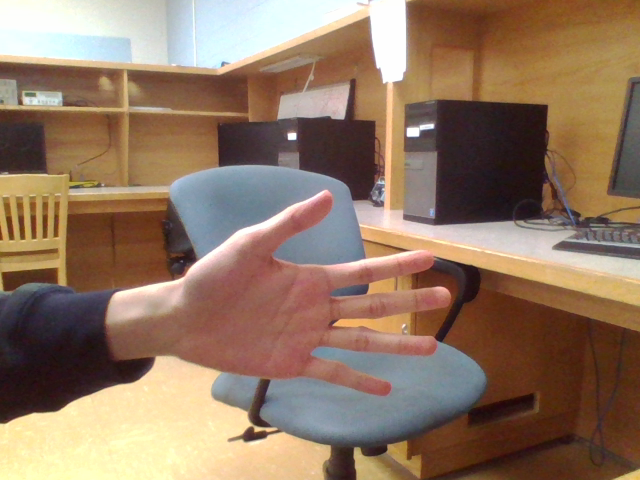
#> input picture RockPaperScissors/sample_paper.png, 640 x 480 px, given in place of the camera
$ python RockPaperScissors.py   (older library calls are emulated)
#> lines starting #> are read from the running program, lines starting #| are printed output that depends on the picture
#Code Written by Ryan Lau and John Anderson

import cv2
import numpy as np
import time
from matplotlib import pyplot as plt

import math

import cv2

def calculateFingers(res,drawing):  # -> finished bool, cnt: finger count
    #  convexity defect
    hull = cv2.convexHull(res, returnPoints=False)
    if len(hull) > 3:
        defects = cv2.convexityDefects(res, hull)
        if type(defects) != type(None):  # avoid crashing.   (BUG not found)

            cnt = 0
            for i in range(defects.shape[0]):  # calculate the angle
                s, e, f, d = defects[i][0]
                start = tuple(res[s][0])
                end = tuple(res[e][0])
                far = tuple(res[f][0])
                a = math.sqrt((end[0] - start[0]) ** 2 + (end[1] - start[1]) ** 2)
                b = math.sqrt((far[0] - start[0]) ** 2 + (far[1] - start[1]) ** 2)
                c = math.sqrt((end[0] - far[0]) ** 2 + (end[1] - far[1]) ** 2)
                angle = math.acos((b ** 2 + c ** 2 - a ** 2) / (2 * b * c))  # cosine theorem
                if angle <= math.pi / 2:  # angle less than 90 degree, treat as fingers
                    cnt += 1
                    cv2.circle(drawing, far, 8, [211, 84, 0], -1)
            return True, cnt
    return False, 0

def calculateHand(img):
    _,contours, hierarchy = cv2.findContours(img, cv2.RETR_TREE, cv2.CHAIN_APPROX_SIMPLE)
    length = len(contours)
    maxArea = -1
    if length > 0:
        for i in range(length):  # find the biggest contour (according to area)
            temp = contours[i]
            area = cv2.contourArea(temp)
            if area > maxArea:
                maxArea = area
                ci = i

        res = contours[ci]
        hull = cv2.convexHull(res)
        drawing = np.zeros(img.shape+(3,), np.uint8)
        cv2.drawContours(drawing, [res], 0, (0, 255, 0), 2)
        cv2.drawContours(drawing, [hull], 0, (0, 0, 255), 3)

        isFinishCal,cnt = calculateFingers(res,drawing)
        text = ""
        if cnt == 0:
            text = "Rock"
        elif cnt == 1:
            text = "Scissors"
        elif cnt == 4:
            text = "Paper"
        else:
            text = "Unknown"

        return text
    return "Unknown"

cam = cv2.VideoCapture(0)
rectkernel = cv2.getStructuringElement(cv2.MORPH_RECT,(9,9))
ret, frame = cam.read()
#> frame is the input picture: shape (480, 640, 3); mean B, G, R 98.7, 119.5, 145.4
line = np.full((frame.shape[0],4,3),128)


k = cv2.waitKey(1)
#> (key Esc is pressed here)
while k%256 != 27:
    #take first frame
    k = cv2.waitKey(1)
    ret, frame = cam.read()
    frame = np.hsplit(frame,2)
    completeframe = np.hstack((frame[0],line,frame[1]))
    cv2.imshow('test' , np.array(completeframe, dtype = np.uint8 ) )


cv2.destroyAllWindows()

ret, oldframe = cam.read()
fgbg2 = cv2.createBackgroundSubtractorMOG2(0,50)
fgmask2 = fgbg2.apply(oldframe)
#> fgmask2: shape (480, 640); every value is 127


while True:
    ret, frame = cam.read()
    fgmask2 = fgbg2.apply(frame, 0)
#> fgmask2: shape (480, 640); every value is 0
    masked = cv2.bitwise_and(frame, frame, mask=fgmask2) #Perform background subtraction
#> masked: shape (480, 640, 3); every value is 0
    #cv2.imshow("masked applied",masked)


    gs = cv2.cvtColor(masked,cv2.COLOR_RGB2GRAY) #Perform Grayscale Operation
    #cv2.imshow("Gscale", gs)
    ret, Thold = cv2.threshold(gs, 31, 255, cv2.THRESH_BINARY) #Perform Thresholding
    #cv2.imshow("Threshold", Thold)
    Medianed = cv2.medianBlur(Thold, 9) #Perform Median Filter
    #cv2.imshow("median", Medianed)
    closing = cv2.morphologyEx(Medianed, cv2.MORPH_CLOSE, rectkernel) #Perform Closing Operation
    #cv2.imshow("closing", closing)

    orgrighthalf , orglefthalf= np.hsplit(frame,2) #Split Frame into two halves
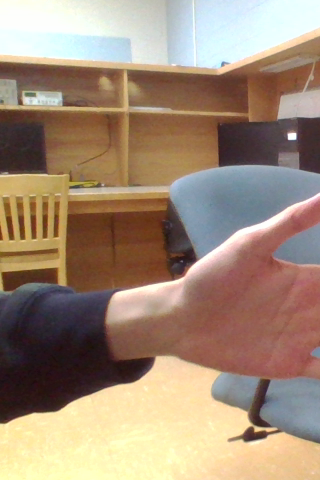
#> orgrighthalf: shape (480, 320, 3); mean B, G, R 119.4, 139.5, 161.6
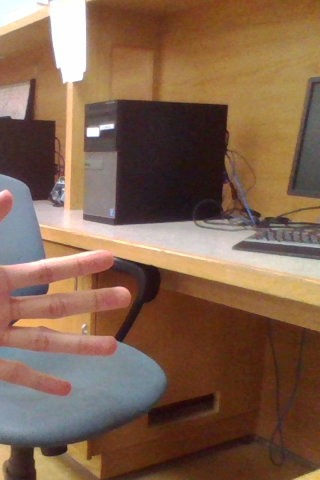
#> orglefthalf: shape (480, 320, 3); mean B, G, R 78.1, 99.5, 129.2
    righthalf ,lefthalf = np.hsplit(closing,2)
#> righthalf: shape (480, 320); every value is 0

	#Add text identifying hand
    completeframe = np.hstack((orgrighthalf,line,orglefthalf))
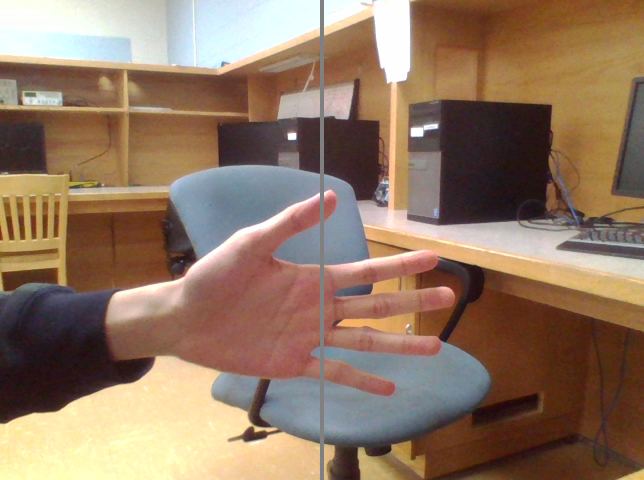
#> completeframe: shape (480, 644, 3) int64; mean B, G, R 98.9, 119.6, 145.3
    cv2.putText(completeframe, #target image
            calculateHand(righthalf), #text
            (175, 400), #position
            cv2.FONT_HERSHEY_DUPLEX,
            1.0,
            (118, 185, 0), #font color
            2);
#> in calculateHand, `_,contours, hierarchy = cv2.findContours(img, cv2.RETR_TREE, cv2.CHAIN..`: contours = []
#> in calculateHand, `length = len(contours)`: length = 0
#> (the run stopped early here; a loop or call above may not have finished)

$ run again, on RockPaperScissors/opencv_frame_0.png
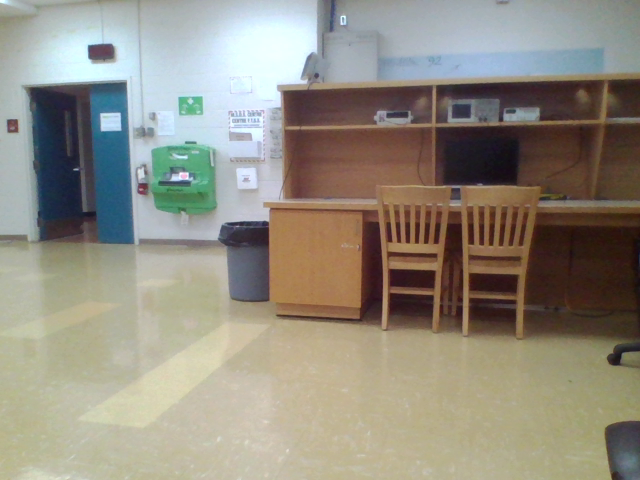
#> input picture RockPaperScissors/opencv_frame_0.png, 640 x 480 px, given in place of the camera
#> frame is the input picture: shape (480, 640, 3); mean B, G, R 128.9, 141.4, 146.3
#> masked: shape (480, 640, 3); every value is 0
#> `orgrighthalf , orglefthalf= np.hsplit(frame,2)`:
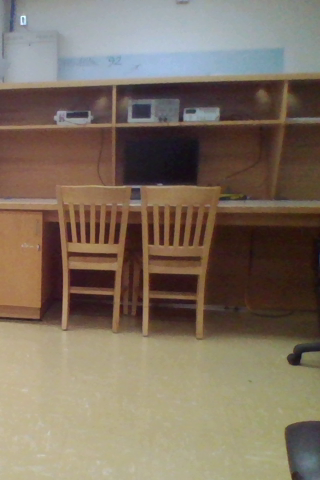
#> orglefthalf: shape (480, 320, 3); mean B, G, R 96.9, 112.5, 126.3
#> righthalf: shape (480, 320); every value is 0
#> `completeframe = np.hstack((orgrighthalf,line,orglefthalf))`:
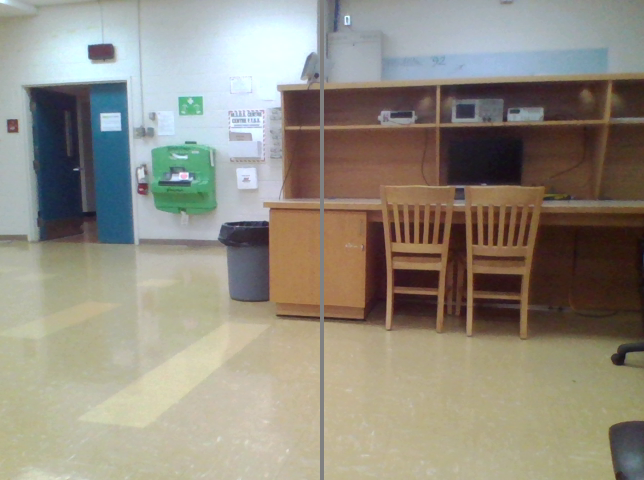
#> completeframe: shape (480, 644, 3) int64; mean B, G, R 128.9, 141.3, 146.2
#> contours = []
#> length = 0

$ run again, on RockPaperScissors/opencv_frame_1.png
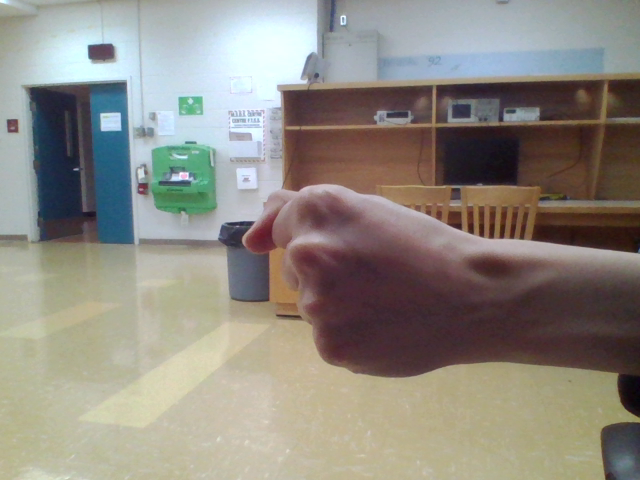
#> input picture RockPaperScissors/opencv_frame_1.png, 640 x 480 px, given in place of the camera
#> frame is the input picture: shape (480, 640, 3); mean B, G, R 129.7, 138.1, 142.8
#> masked: shape (480, 640, 3); every value is 0
#> `orgrighthalf , orglefthalf= np.hsplit(frame,2)`:
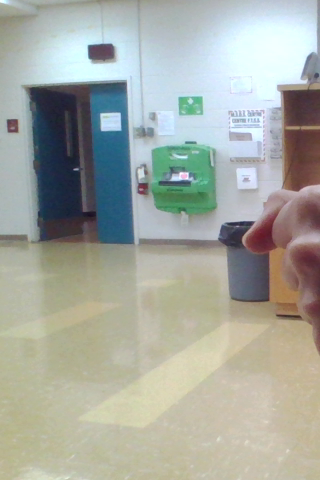
#> orgrighthalf: shape (480, 320, 3); mean B, G, R 161.3, 169.6, 165.5
#> `orgrighthalf , orglefthalf= np.hsplit(frame,2)`:
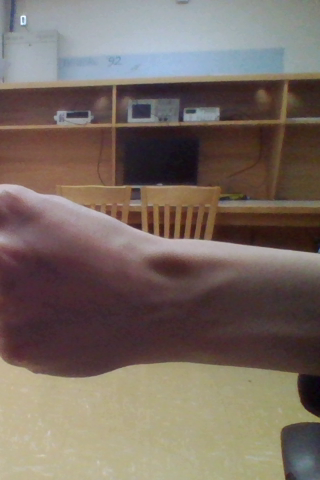
#> orglefthalf: shape (480, 320, 3); mean B, G, R 98.1, 106.7, 120
#> righthalf: shape (480, 320); every value is 0
#> contours = []
#> length = 0
